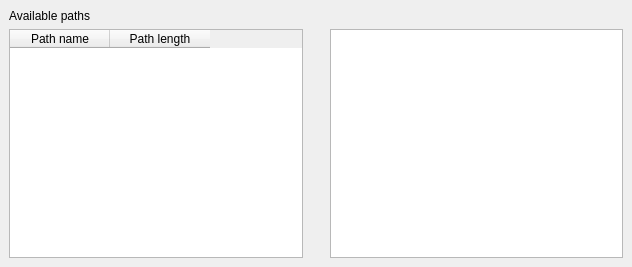
<ui version="4.0" >
 <class>MetabolicPathViewerClass</class>
 <widget class="QDialog" name="MetabolicPathViewerClass" >
  <property name="geometry" >
   <rect>
    <x>0</x>
    <y>0</y>
    <width>632</width>
    <height>267</height>
   </rect>
  </property>
  <property name="windowTitle" >
   <string>Path Viewer</string>
  </property>
  <layout class="QGridLayout" >
   <property name="leftMargin" >
    <number>9</number>
   </property>
   <property name="topMargin" >
    <number>9</number>
   </property>
   <property name="rightMargin" >
    <number>9</number>
   </property>
   <property name="bottomMargin" >
    <number>9</number>
   </property>
   <property name="horizontalSpacing" >
    <number>6</number>
   </property>
   <property name="verticalSpacing" >
    <number>6</number>
   </property>
   <item row="0" column="0" >
    <widget class="QLabel" name="label" >
     <property name="text" >
      <string>Available paths</string>
     </property>
    </widget>
   </item>
   <item row="1" column="1" >
    <spacer>
     <property name="orientation" >
      <enum>Qt::Horizontal</enum>
     </property>
     <property name="sizeType" >
      <enum>QSizePolicy::Fixed</enum>
     </property>
     <property name="sizeHint" >
      <size>
       <width>21</width>
       <height>20</height>
      </size>
     </property>
    </spacer>
   </item>
   <item row="1" column="2" >
    <widget class="QTextEdit" name="textEdit" />
   </item>
   <item row="1" column="0" >
    <widget class="QTableWidget" name="tableWidget" >
     <property name="maximumSize" >
      <size>
       <width>300</width>
       <height>16777215</height>
      </size>
     </property>
     <property name="columnCount" >
      <number>2</number>
     </property>
     <column>
      <property name="text" >
       <string>Path name</string>
      </property>
     </column>
     <column>
      <property name="text" >
       <string>Path length</string>
      </property>
     </column>
    </widget>
   </item>
  </layout>
 </widget>
 <layoutdefault spacing="6" margin="11" />
 <resources/>
 <connections/>
</ui>
